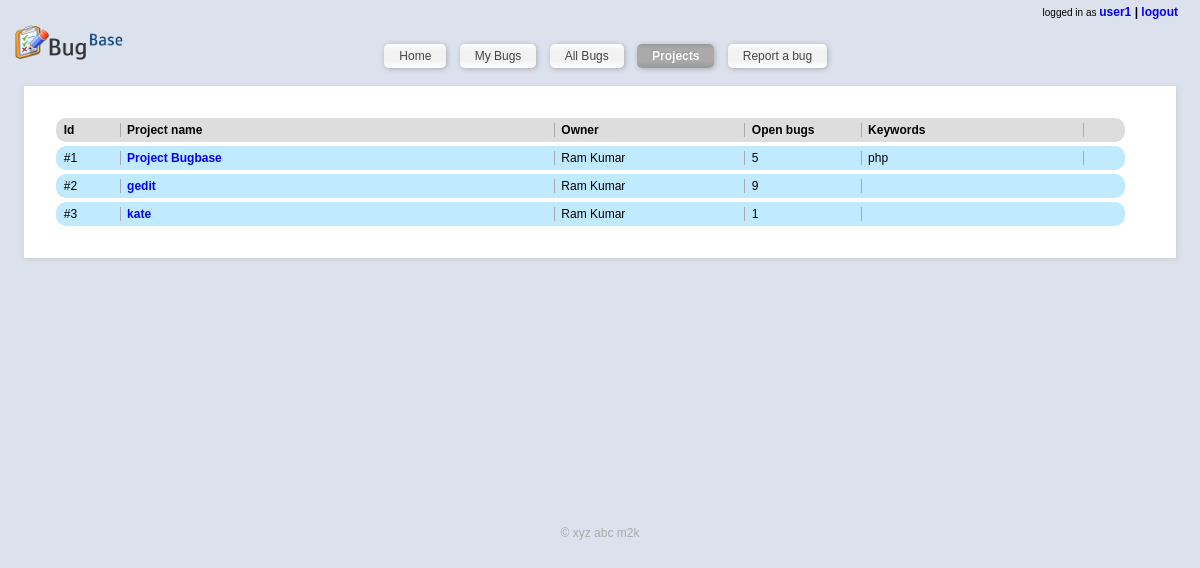
/index.php?page=projects (signed in), run on the app's committed database.
### tables this page shows
CREATE TABLE IF NOT EXISTS `users` (
  `id` int(11) NOT NULL AUTO_INCREMENT,
  `username` varchar(50) NOT NULL,
  `password` varchar(500) NOT NULL,
  `name` varchar(500) NOT NULL,
  `email` varchar(500) NOT NULL DEFAULT 'none',
  `is_admin` int(11) NOT NULL DEFAULT '0',
  PRIMARY KEY (`id`)
);

CREATE TABLE IF NOT EXISTS `projects` (
  `id` int(11) NOT NULL AUTO_INCREMENT,
  `name` varchar(500) NOT NULL,
  `description` varchar(2000) NOT NULL,
  `owner` int(11) NOT NULL,
  `keywords` varchar(500) NOT NULL,
  PRIMARY KEY (`id`)
);

### index.php (called while the page is built, shortened)
<?php
$smarty = new Smarty;
include_once('includes/models.inc.php');
if (loggedIn()){
	$template = 'home.html';
	$smarty->assign('subtitle', 'home');
} else {
	$template = 'login.html';
	$smarty->assign('subtitle', 'Login');
}
if (!isset($_GET['page']))
	$page = '';
else
	$page = $_GET['page'];
switch ($page){
		case 'projects':
			$template = 'projectlist.html';
			$smarty->assign('scripts', array('/static/scripts/project.js'));
			$smarty->assign('subtitle','Projects');
			$smarty->assign('projectlist_heading', 'All projects');
			$smarty->assign('projectlist',getProjectList());
			$smarty->assign('users', getUserNameList());
			break;
}
$smarty->display('header.html');
$smarty->display($template);
?>

### includes/models.inc.php (called while the page is built, shortened)
<?php
function getTableArray($tablename){
	$rows = array();
	$index = 0;
	$query = "SELECT * from $tablename;";
	$result = mysql_query($query);
	while ($row = mysql_fetch_assoc($result)){
		$rows[$index++] = $row;
	}
	return $rows;
}
function getProjectList(){
	$projectlist = array();
	$index = 0;
	$query = "SELECT * FROM `projects` order by id asc;";
	$result = mysql_query($query) or die ("Failed to fetch project list");
	while ($row = mysql_fetch_assoc($result)){
		$query2 = "SELECT count(id) from `bughistory` where `bug_id` in (SELECT id from `bugs` where  `project`={$row['id']}) and `status` in (SELECT `id` from `statuses` where label='open');";
		$result2 = mysql_query($query2);
		if ($row2 = mysql_fetch_array($result2)){
			$row['open_count'] = $row2[0];
		}
		$query2 = "SELECT name from users where id={$row['owner']};";
		$result2 = mysql_query($query2);
		if ($row2 = mysql_fetch_array($result2)){
			$row['owner'] = $row2[0];
		}
		$projectlist[$index++] = $row;
	}
	return $projectlist;
}
function getUserNameList(){
	return getTableArray('users');
}
?>

### templates_c/%%8A^8A8^8A8B20C8%%projectlist.html.php (the view, shortened to what this page needs)
<div id='contentSpacer'>
	<div id='buglist'>
		<ul>
			<li class='heading'>
				<div class='l_pid'> Id </div>
				<div class='l_projectname'> Project name </div>
				<div class='l_owner'> Owner </div>
				<div class='l_open'> Open bugs </div>
				<div class='l_keywords'> Keywords </div>
			</li>
			<?php unset($this->_sections['i']);
$this->_sections['i']['name'] = 'i';
$this->_sections['i']['loop'] = is_array($_loop=$this->_tpl_vars['buglist']) ? count($_loop) : max(0, (int)$_loop); unset($_loop);
$this->_sections['i']['show'] = true;
$this->_sections['i']['max'] = $this->_sections['i']['loop'];
$this->_sections['i']['step'] = 1;
$this->_sections['i']['start'] = $this->_sections['i']['step'] > 0 ? 0 : $this->_sections['i']['loop']-1;
if ($this->_sections['i']['show']) {
    $this->_sections['i']['total'] = $this->_sections['i']['loop'];
    if ($this->_sections['i']['total'] == 0)
        $this->_sections['i']['show'] = false;
} else
    $this->_sections['i']['total'] = 0;
?>
			<?php unset($this->_sections['i']);
$this->_sections['i']['name'] = 'i';
$this->_sections['i']['loop'] = is_array($_loop=$this->_tpl_vars['projectlist']) ? count($_loop) : max(0, (int)$_loop); unset($_loop);
$this->_sections['i']['show'] = true;
$this->_sections['i']['max'] = $this->_sections['i']['loop'];
$this->_sections['i']['step'] = 1;
$this->_sections['i']['start'] = $this->_sections['i']['step'] > 0 ? 0 : $this->_sections['i']['loop']-1;
if ($this->_sections['i']['show']) {
    $this->_sections['i']['total'] = $this->_sections['i']['loop'];
} else
    $this->_sections['i']['total'] = 0;
if ($this->_sections['i']['show']):
            for ($this->_sections['i']['index'] = $this->_sections['i']['start'], $this->_sections['i']['iteration'] = 1;
                 $this->_sections['i']['iteration'] <= $this->_sections['i']['total'];
                 $this->_sections['i']['index'] += $this->_sections['i']['step'], $this->_sections['i']['iteration']++):
$this->_sections['i']['rownum'] = $this->_sections['i']['iteration'];
$this->_sections['i']['index_prev'] = $this->_sections['i']['index'] - $this->_sections['i']['step'];
$this->_sections['i']['index_next'] = $this->_sections['i']['index'] + $this->_sections['i']['step'];
$this->_sections['i']['first']      = ($this->_sections['i']['iteration'] == 1);
$this->_sections['i']['last']       = ($this->_sections['i']['iteration'] == $this->_sections['i']['total']);
?>
				<li class='l_project'>
					<div class='l_pid'> #<?php echo $this->_tpl_vars['projectlist'][$this->_sections['i']['index']]['id']; ?>
 </div>
					<div class='l_projectname'>
						<a href='/index.php?page=list&filter=project&project_id=<?php echo $this->_tpl_vars['projectlist'][$this->_sections['i']['index']]['id']; ?>
'>
							<?php echo $this->_tpl_vars['projectlist'][$this->_sections['i']['index']]['name']; ?>
						</a>
					</div>
					<div class='l_owner'><?php echo $this->_tpl_vars['projectlist'][$this->_sections['i']['index']]['owner']; ?>
</div>
					<div class='l_open'><?php echo $this->_tpl_vars['projectlist'][$this->_sections['i']['index']]['open_count']; ?>
</div>
					<div class='l_keywords'><?php echo $this->_tpl_vars['projectlist'][$this->_sections['i']['index']]['keywords']; ?>
</div>
				</li>
			<?php endfor; endif; ?>
		</ul>
	</div>
</div>

### templates_c/%%71^714^714F4B17%%header.html.php (shortened to what this page needs)
<!DOCTYPE html PUBLIC "-//W3C//DTD XHTML 1.0 Transitional//EN"
  "http://www.w3.org/TR/xhtml1/DTD/xhtml1-transitional.dtd">
<html xmlns="http://www.w3.org/1999/xhtml">
<head>
  <link rel="stylesheet" href="/static/style.css" type="text/css" media="screen" title="bugbase stylesheet" charset="utf-8" />
</head>
<body>
<div id='wrapper'>
  <div id='headarea'>
    <div id='topmenu'>
		<?php if (isset ( $this->_tpl_vars['user_id'] )): ?>
			<small>logged in as </small>
			<strong>
				<a href='#'><?php echo $this->_tpl_vars['user_name']; ?>
</a> | <a href='/index.php?page=logout'>logout</a>
			</strong>
		<?php endif; ?>
    </div>
    <div id='headcontent'>
      <?php if (isset ( $this->_tpl_vars['user_id'] )): ?>
		<div class='baseLogo'>
			<a href='/'>
				<img src='/static/images/bugbase_small.png' alt='Bugbase - home' />
			</a>
		</div>
		<div class='mainMenu'>
			<ul>
				<li class='<?php if (( $this->_tpl_vars['currentpage'] == 'home' )): ?>rounded_selected<?php else: ?>rounded<?php endif; ?>'>
					<a href='/index.php?page=home'>Home</a>
				</li>
				<li class='<?php if (( $this->_tpl_vars['currentpage'] == 'mybugs' )): ?>rounded_selected<?php else: ?>rounded<?php endif; ?>'>
					<a href='/index.php?page=list&filter=self'>My Bugs</a>
				</li>
				<li class='<?php if (( $this->_tpl_vars['currentpage'] == 'allbugs' )): ?>rounded_selected<?php else: ?>rounded<?php endif; ?>'>
					<a href='/index.php?page=list'>All Bugs</a>
				</li>
				<li class='<?php if (( $this->_tpl_vars['currentpage'] == 'projects' )): ?>rounded_selected<?php else: ?>rounded<?php endif; ?>'>
					<a href='/index.php?page=projects'>Projects</a>
				</li>
				<li class='<?php if (( $this->_tpl_vars['currentpage'] == 'reportNew' )): ?>rounded_selected<?php else: ?>rounded<?php endif; ?>'>
					<a href='/index.php?page=reportNew'>Report a bug</a>
				</li>
			</ul>
		</div>
      <?php endif; ?>
    </div>
  </div>
  <div id='content'>

### static/style.css (style rules this page uses)
* { margin:0px; padding:0px; text-decoration:none; }
img { border: 0px; }
a { color:blue; }
body { text-align:center; font-size:12px; font-family: helvetica,arial,freesans,clean,sans-serif; background-color: #dbe1ed; }
#wrapper { width:98%; margin:0px auto; text-align:left; }
#topmenu { text-align:right; font-size:1em; padding-right:10px; padding-top:5px; }
#headarea { min-height:40px; }
.baseLogo { display:inline-block; }
.mainMenu { text-align:center; width:80%; display:inline-block; }
.mainMenu ul li { list-style:none; display:inline-block; }
.mainMenu ul li a { color:#444; }
#content { min-height:400px; margin:0px auto; width:98%; }
.rounded { background-color: #f4f4f4; background: -webkit-gradient(linear, left top, left bottom, from(#ffffff), to(#ffffff), color-stop(0.2, #f4f4f4), color-stop(0.3, #f2f2f2), color-stop(0.7, #f2f2f2)); color:#333; border-radius:5px; -moz-border-radius:5px; padding:5px 15px; margin:5px 5px -5px 5px; font-size:1.0em; -webkit-box-shadow: 1px 1px 5px #aaa; -moz-box-shadow: 1px 1px 5px #aaa; overflow:hidden; }
.rounded_selected { background-color: #999; background: -webkit-gradient(linear, left top, left bottom, from(#999), to(#999), color-stop(0.2, #aaa), color-stop(0.3, #aaa), color-stop(0.7, #aaa)); color:#fff; font-weight:bold; border-radius:5px; -moz-border-radius:5px; padding:5px 15px; margin:5px 5px -5px 5px; font-size:1.0em; -webkit-box-shadow: 1px 1px 5px #aaa; -moz-box-shadow: 1px 1px 5px #aaa; overflow:hidden; }
.mainMenu ul .rounded_selected a { color: #fff; text-shadow: -1px -1px 1px #959595; }
#contentSpacer { margin-top:20px; background:#ffffff; -webkit-box-shadow:1px 1px 5px #ccc; -moz-box-shadow:1px 1px 5px #ccc; padding:30px; }
#buglist ul li { background: #dddddd; border-radius:10px; -moz-border-radius:10px; padding:5px; margin:2px; list-style:none; display:inline-block; width:97%; overflow:hidden; }
#buglist ul li div { display:inline-block; border-right:1px solid #aaa; padding-right:3px; padding-left:3px; overflow:hih_commentdden; }
#buglist ul li.heading { font-weight:bold; }
#buglist ul .l_project { background: #BFEAFF; }
#buglist ul li .l_pid { width:5%; }
#buglist ul li .l_projectname { width:40%; font-weight:bold; }
#buglist ul li .l_owner { width:17%; }
#buglist ul li .l_open { width:10%; }
#buglist ul li .l_keywords { width:20%; }

### data on the page
users: username "user1"
projects: id "1", name "Project Bugbase", _sections "Ram Kumar", _sections "5", keywords "php"
projects: id "2", name "gedit", _sections "Ram Kumar", _sections "9"
projects: id "3", name "kate", _sections "Ram Kumar", owner "1"
